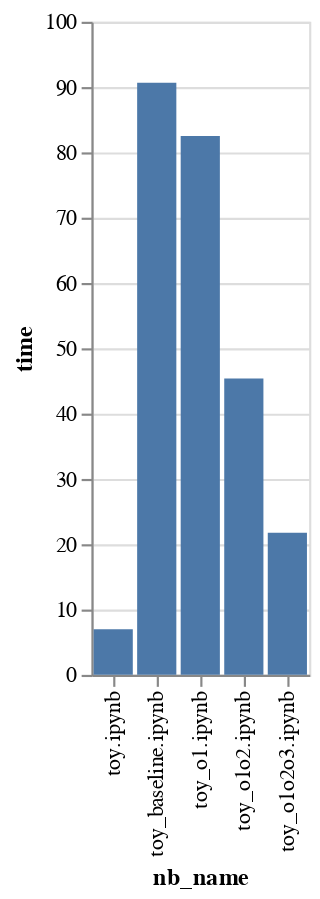

This figure's notebook cell:
### Code cell
alt.Chart(trial).mark_bar().encode(
    x = "nb_name",
    y = "time",
    
)

### Figure 1 — Vega-Lite specification as saved in the notebook (floating-point values rounded to 4 significant figures)
{"config": {"view": {"continuousWidth": 400, "continuousHeight": 300}}, "data": {"name": "data-a57781585c1d32cac87394e4ba5e5943"}, "mark": "bar", "encoding": {"x": {"type": "nominal", "field": "nb_name"}, "y": {"type": "quantitative", "field": "time"}}, "$schema": "https://vega.github.io/schema/vega-lite/v4.8.1.json", "datasets": {"data-a57781585c1d32cac87394e4ba5e5943": [{"nb_name": "toy_o1o2.ipynb", "time": 45.36}, {"nb_name": "toy.ipynb", "time": 6.98}, {"nb_name": "toy_o1.ipynb", "time": 82.49}, {"nb_name": "toy_o1o2o3.ipynb", "time": 21.78}, {"nb_name": "toy_baseline.ipynb", "time": 90.65}]}}
